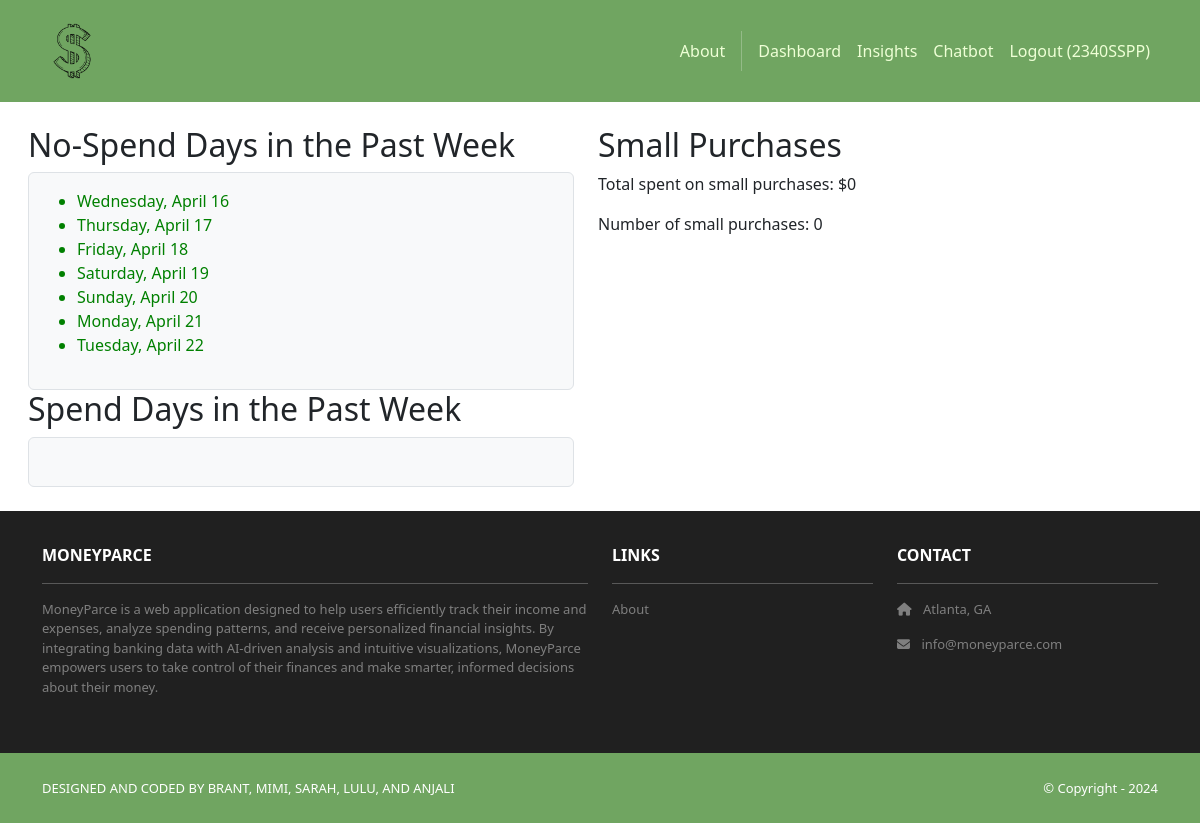
Page /finance/insights/ (signed in) on the earlier database version.
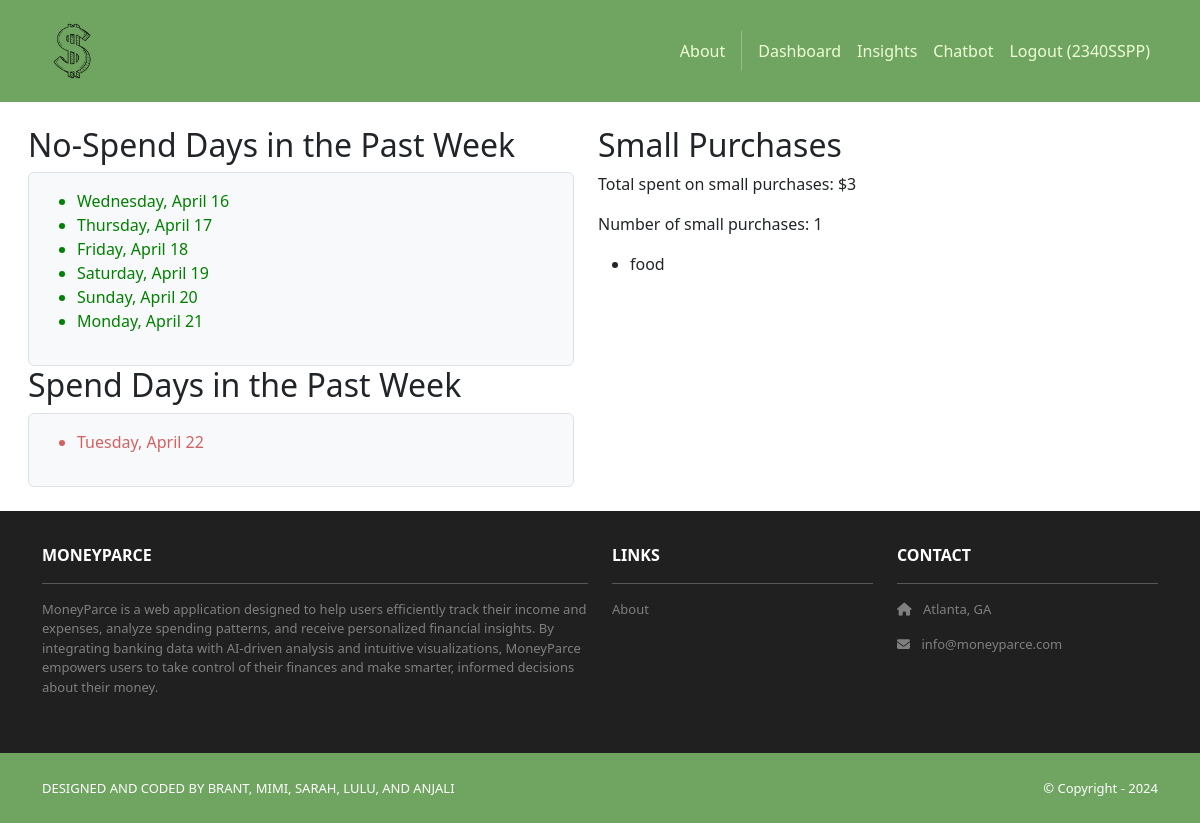
Same page on the later database version.
### finance/models.py (models this page shows, shortened)
class Transaction(models.Model):
    CATEGORY_CHOICES = [
        ("income", "Income"),
        ("food", "Food"),
        ("rent", "Rent"),
        ("entertainment", "Entertainment"),
        ("misc", "Miscellaneous"),
    ]
    RECURRING_CHOICES = [
        ("one_time", "One-Time"),
        ("daily", "Daily"),
        ("weekly", "Weekly"),
        ("biweekly", "Biweekly"),
        ("monthly", "Monthly"),
        ("yearly", "Yearly"),
    ]
    user = models.ForeignKey(User, on_delete=models.CASCADE)
    amount = models.DecimalField(max_digits=10, decimal_places=2)
    category = models.CharField(max_length=20, choices=CATEGORY_CHOICES)
    date = models.DateTimeField(auto_now_add=True)
    description = models.TextField(blank=True, null=True)
    recurring = models.CharField(
        max_length=10, choices=RECURRING_CHOICES, default="one_time"
    )
    fake_date = models.DateField(blank=True, null=True)

### finance/views.py (the view)
# urls.py: path('insights/', insights, name='insights'),
def insights(request):
    today = now().date()
    past_week = today - timedelta(days=6)  # Ensure past 7 full days
    one_time_purchases = Transaction.objects.filter(
        user=request.user, fake_date__gte=past_week, recurring="one_time"
    ).exclude(category="income")
    spend_days = {txn.fake_date for txn in one_time_purchases}
    all_days = {past_week + timedelta(days=i) for i in range(7)}
    no_spend_days = sorted(all_days - spend_days)
    formatted_no_spend_days = [day.strftime("%A, %B %d") for day in no_spend_days]
    formatted_spend_days = [day.strftime("%A, %B %d") for day in spend_days]
    small_purchases = one_time_purchases.filter(amount__lt=15)
    small_purchases_count = small_purchases.count()
    small_purchases_total = small_purchases.aggregate(total=Sum("amount"))["total"] or 0
    small_purchases_list = small_purchases.values_list("description", flat=True)
    context = {
        "no_spend_days": formatted_no_spend_days,  # Formatted no-spend days
        "spend_days": formatted_spend_days,  # Formatted spend days
        "small_purchases_count": small_purchases_count,
        "small_purchases_total": small_purchases_total,
        "small_purchases_list": small_purchases_list,
    }
    return render(request, "finance/insights.html", context)

### finance/templates/finance/insights.html
{% extends 'base.html' %}
{% block content %}
    <div class="container mt-4 mx-3 mb-4">
        <div class = "row mt-4">
            <div class = "col-md-6">
                <h2>No-Spend Days in the Past Week</h2>
                    <div class="p-3 border rounded bg-light">
                        <ul>
                            {% for day in no_spend_days %}
                                <li style="color: green;">{{ day }}</li>
                            {% endfor %}
                        </ul>
                    </div>
                <h2>Spend Days in the Past Week</h2>
                    <div class="p-3 border rounded bg-light">
                        <ul>
                            {% for day in spend_days %}
                                <li style="color: #d36161;">{{ day }}</li>
                            {% endfor %}
                        </ul>
                    </div>
            </div>
            <div class = "col-md-6">
                <h2>Small Purchases</h2>
                <p>Total spent on small purchases: ${{ small_purchases_total }}</p>
                <p>Number of small purchases: {{ small_purchases_count }}</p>
                <ul>
                    {% for desc in small_purchases_list %}
                        <li>{{ desc }}</li>
                    {% endfor %}
                </ul>
            </div>
        </div>
    </div>
{% endblock %}

### moneyparce/templates/base.html (shortened to what this page needs)
<!DOCTYPE html>
<html>
{% load static %}
  <head>
    <link href=
      "https://cdn.jsdelivr.net/npm/bootstrap@5.3.3/dist/css/bootstrap.min.css" rel="stylesheet"
>
    <link rel=
      "stylesheet"  href="https://cdnjs.cloudflare.com/ajax/libs/font-awesome/6.1.1/css/all.min.css">
      <link rel="stylesheet" type="text/css"
          href="{% static 'css/style.css' %}">
  </head>
  <body>
    <nav class="p-3 navbar navbar-dark bg-dark
         navbar-expand-lg">
      <div class="container">
        <a class="navbar-brand"
           href="{% url 'home.index' %}">
          <img src="{% static 'img/logo.png' %}" alt="logo"
               height="60" />
        </a>
        <div class="collapse navbar-collapse"
             id="navbarNavAltMarkup">
            <div class="navbar-nav ms-auto navbar-ml">
            <a class="nav-link"
               href="{% url 'home.about' %}">About</a>
   {% if user.is_authenticated %}
            <a class="nav-link" href="{% url 'finance:dashboard' %}">Dashboard</a>
            <a class="nav-link" href="{% url 'finance:insights' %}">Insights</a>
            <a class="nav-link" href="{% url 'finance:chatbot-page' %}">Chatbot</a>
            <a class="nav-link" href="{% url 'accounts.logout' %}">Logout ({{ user.username }})</a>
        {% else %}
    <a class="nav-link"
              href="{% url 'accounts.login' %}">Login</a>
            <a class="nav-link"
              href="{% url 'accounts.signup' %}">Sign Up
            </a>
            {% endif %}
          </div>
        </div>
      </div>
    </nav>
    <div>
      {% block content %}
      {% endblock content %}
    </div>
    <section class="p-3 ms-footer d-none d-md-block">
      <div class="container">
        <div class="row mt-3 text-white">
          <div class="col-md-6 col-lg-6 col-xl-6
               mx-auto mb-4">
            <b>MONEYPARCE</b>
            <hr />
            <p>
              MoneyParce is a web application designed to help users efficiently
                track their income and expenses, analyze spending patterns, and
                receive personalized financial insights. By integrating banking
                data with AI-driven analysis and intuitive visualizations,
                MoneyParce empowers users to take control of their finances and
                make smarter, informed decisions about their money.
            </p>
          </div>
          <div class="col-md-3 col-lg-3 col-xl-3
               mx-auto mb-4">
            <b>LINKS</b>
            <hr />
              <p><a class="nav-link"
              href="{% url 'home.about' %}">
              About
            </a></p>
          </div>
          <div class="col-md-3 col-lg-3 col-xl-3 mx-auto
               mb-4">
            <b>CONTACT</b>
            <hr />
            <p><i class="fas fa-home me-2"></i>
              Atlanta, GA
            </p>
            <p><i class="fas fa-envelope me-2"></i>
              info@moneyparce.com
            </p>
          </div>
        </div>
      </div>
    </section>
    <section class="p-3 ms-footer-bottom bg-dark">
      <div class="container d-flex justify-content-between">
        <div class="me-5 text-white">
          <span>DESIGNED AND CODED BY BRANT, MIMI, SARAH, LULU, AND ANJALI</a>
          </span>
        </div>
        <div class="text-white">
          <span>© Copyright - 2024</span>
        </div>
      </div>
    </section>
  </body>
</html>

### moneyparce/static/css/style.css (style rules this page uses)
.navbar a.nav-link { color: #eeffd6 !important; }
.bg-dark { background-color: #70a561 !important; }
.ms-footer { background-color: #202020; }
.ms-footer p { color: #7F7F7F; font-size: 13px; }
.ms-footer-bottom span { font-size: 13px; line-height: 38px; }

Differences in the rows shown:
added Transaction: desc "food"
Other differences:
{{ small_purchases_total }}: "0" → "3"
{{ small_purchases_count }}: "0" → "1"
new list line: "Tuesday, April 22"
list line gone: "Tuesday, April 22"
